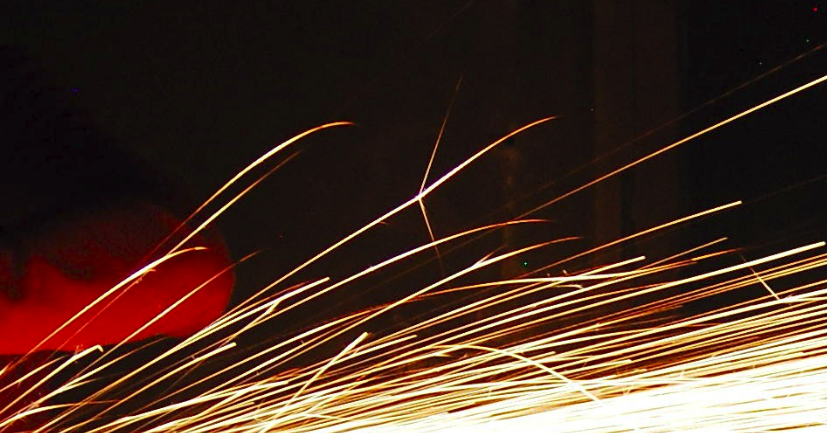
//> input picture sparks.png, 827 x 433 px
$ ./sparks   (built with g++ and OpenCV 4)
//> lines starting //> are read from the running program, lines starting //| are printed output that depends on the picture; after the words box and inside, x2 and y2 are one past the last pixel; in counts of white or black regions, pixels touching at a corner belong together
#include <opencv2/opencv.hpp>
using namespace cv;
#pragma comment(lib, "opencv_world331.lib")

#include <iostream>
#include <vector>
using namespace std;


int main(void)
{
	Mat frame = imread("sparks.png");
//> frame is the input picture: 433 rows x 827 cols, CV_8UC3; mean B, G, R 38.3, 50, 74.5

	if (frame.empty())
	{
		cout << "Error loading image file" << endl;
		return -1;
	}

	Mat colour_frame = frame.clone();

	cvtColor(frame, frame, CV_BGR2GRAY);
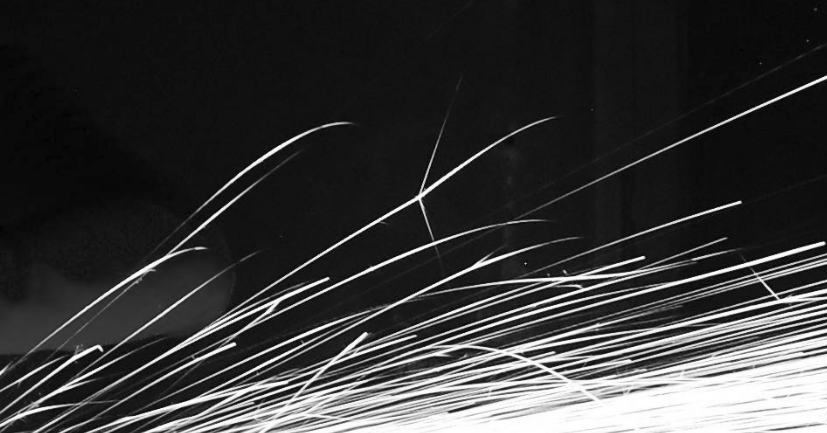
//> frame: 433 rows x 827 cols, CV_8UC1; min 1, max 255, mean 56

	threshold(frame, frame, 127, 255, THRESH_BINARY);
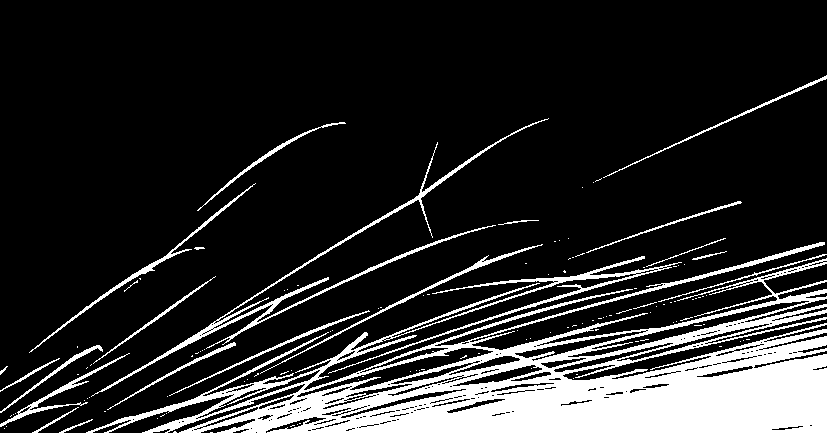
//> frame: 433 rows x 827 cols, CV_8UC1; 16.3% white; 128 white regions (105 under 20 px), largest, box (x1, y1, x2, y2) and area: (86, 242, 827, 433) 48800, (91, 118, 549, 397) 3129, (29, 183, 256, 353) 858

	vector<Point2i> branch_locations;

	// Start with the second column
	for (int i = 1; i < frame.cols; i++)
	{
		bool lit = false;
		vector<int> begin_black_regions;
		vector<int> end_black_regions;

		// Start with the first row
		if (255 == frame.at<unsigned char>(0, i))
		{
			lit = true;
		}
		else
		{
			lit = false;
			begin_black_regions.push_back(0);
		}

		// Start with the second row
		for (int j = 1; j < frame.rows - 1; j++)
		{
			if (255 == frame.at<unsigned char>(j, i) && lit == false)
			{
				lit = true;
				end_black_regions.push_back(j - 1);
			}
			else if (0 == frame.at<unsigned char>(j, i) && lit == true)
			{
				lit = false;
				begin_black_regions.push_back(j);
			}
		}

		// End with the last row
		if (0 == frame.at<unsigned char>(frame.rows - 1, i) && lit == false)
		{
			end_black_regions.push_back(frame.rows - 1);
		}
		else if (0 == frame.at<unsigned char>(frame.rows - 1, i) && lit == true)
		{
			begin_black_regions.push_back(frame.rows - 1);
			end_black_regions.push_back(frame.rows - 1);
		}
		else if (255 == frame.at<unsigned char>(frame.rows - 1, i) && lit == false)
		{
			end_black_regions.push_back(frame.rows - 2);
		}

		if(begin_black_regions.size() != end_black_regions.size())
			cout << begin_black_regions.size() << " " << end_black_regions.size() << endl;

		// for each black region begin/end pair
		for (size_t k = 0; k < begin_black_regions.size(); k++)
		{
			bool found_branch = true;

			for (int l = begin_black_regions[k]; l <= end_black_regions[k]; l++)
			{
				if (0 == frame.at<unsigned char>(l, i - 1))
				{
					found_branch = false;
					break;
				}
			}

			if (found_branch == true)
			{
				Point2i location(i - 1, begin_black_regions[k]);
				branch_locations.push_back(location);
			}
		}
	}
//> this loop made 826 passes
//> lit on passes 1 to 3: false, false, false
//> after the loop, branch_locations = 317 Points (x, y), first 12: [18, 413], [19, 412], [29, 406], [29, 409], [37, 432], [63, 432], [71, 384], [73, 383], [79, 404], [92, 432], [108, 432], [132, 419]

	for (size_t i = 0; i < branch_locations.size(); i++)
		circle(colour_frame, branch_locations[i], 2, Scalar(255, 127, 0), 2);
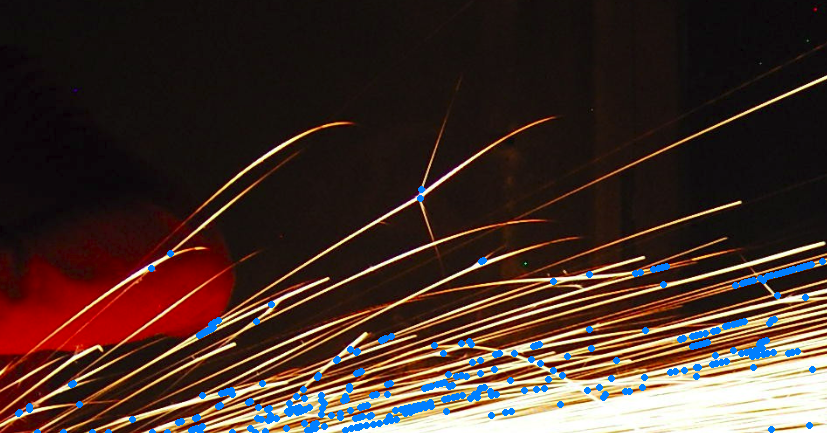
//> colour_frame: 433 rows x 827 cols, CV_8UC3; 2.58% of pixels changed, all inside (x1, y1, x2, y2) = (15, 186, 826, 433)

	imshow("frame", colour_frame);

	waitKey();

	return 0;
}
